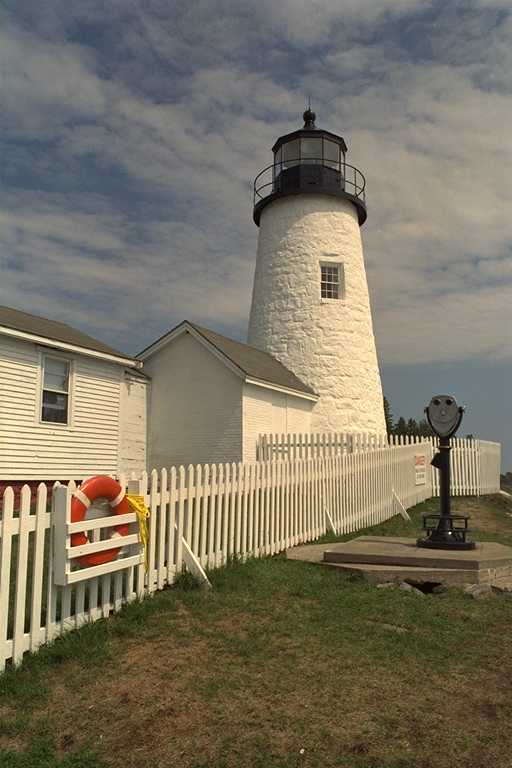
%> input picture ungdung2/ungdung2/kodak/kodim19.png, 512 x 768 px
$ octave --eval "sosanh;"   (GNU Octave 9; MATLAB toolbox functions it lacks are replaced by stand-ins)
%> lines starting %> are read from the running program, lines starting %| are printed output that depends on the picture
function sosanh
close all;
i = imread('kodim19.png');
%> i is the input picture: size 768x512x3 uint8; mean R, G, B 122.5, 115.5, 98.2
i = double(i);
%> i: size 768x512x3 double
[m,n,~] = size(i);
%> m = 768; n = 512
%tao CFA mau do: [ RxRx , xxxx, RxRx]
mR = zeros(m,n);
mR(1:2:end,1:2:end) = 1;
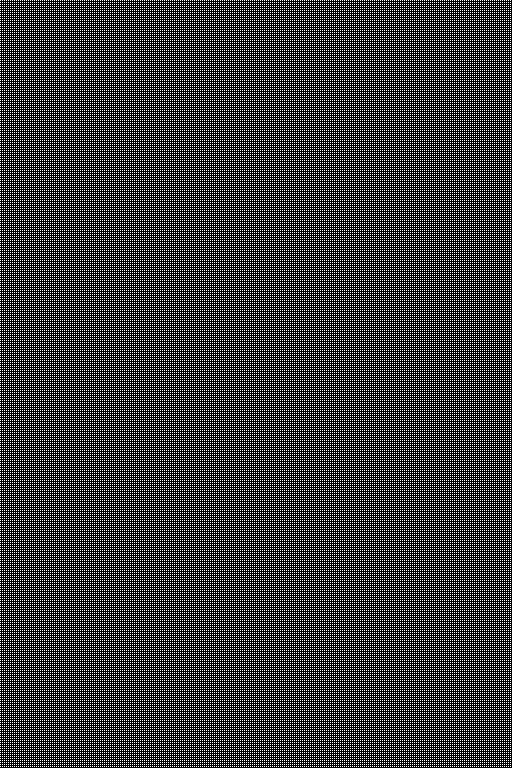
%> mR: size 768x512 double; values 0 (black) and 1 (white), 25% white in thin lines or dots
mB = zeros(m,n);
mB(2:2:end,2:2:end) = 1;
mG = 1 - mR - mB;
jm = i(:,:,1).*mR + i(:,:,2).*mG + i(:,:,3).*mB;
jc = i;
jc(:,:,1) = jc(:,:,1).*mR;
jc(:,:,2) = jc(:,:,2).*mG;
jc(:,:,3) = jc(:,:,3).*mB;
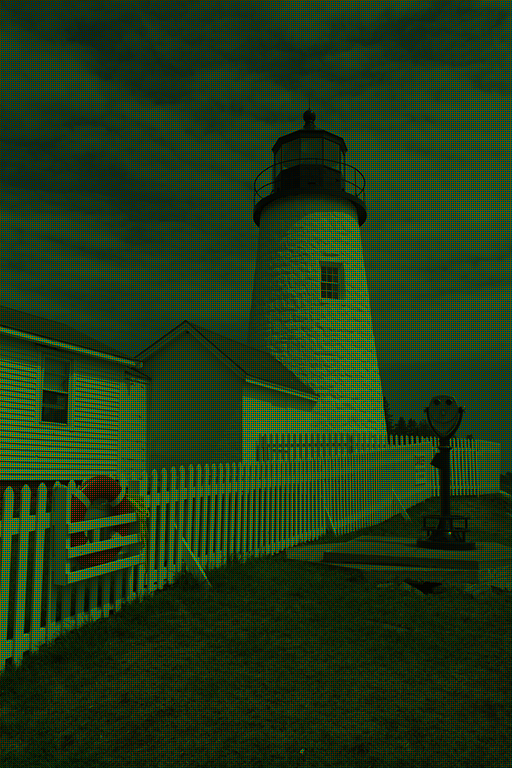
%> jc: size 768x512x3 double; mean R, G, B 30.7, 57.8, 24.6
yhiendai = hiendai(jm, mR, mB, mG);
ytruyenthong = truyenthong(jc);
psnrTT = psnr(ytruyenthong,i)
ssimTT = ssim(ytruyenthong,i)
psnrHD = psnr(yhiendai,i)
ssimHD = ssim(yhiendai,i)
figure,
subplot(221); imshow(uint8(jc));
title('mosaic image');
subplot(222); imshow(uint8(jm));
title('mosaic image real');
subplot(223); imshow(uint8(yhiendai));
title('hien dai');
subplot(224); imshow(uint8(ytruyenthong));
title('truyenthong');
figure
imshowpair(uint8(yhiendai), uint8(ytruyenthong), 'montage');
end

function y = hiendai(jm,mR,mB,mG)
[m,n,~] = size(jm);
%> m = 768; n = 512
f = [ -2 3 -6 3 -2;
    3 4 2 4 3;
    -6 2 48 2 -6;
    3 4 2 4 3;
    -2 3 -6 3 -2] /64;
lum = conv2(jm,f,'same');
chr = jm - lum;
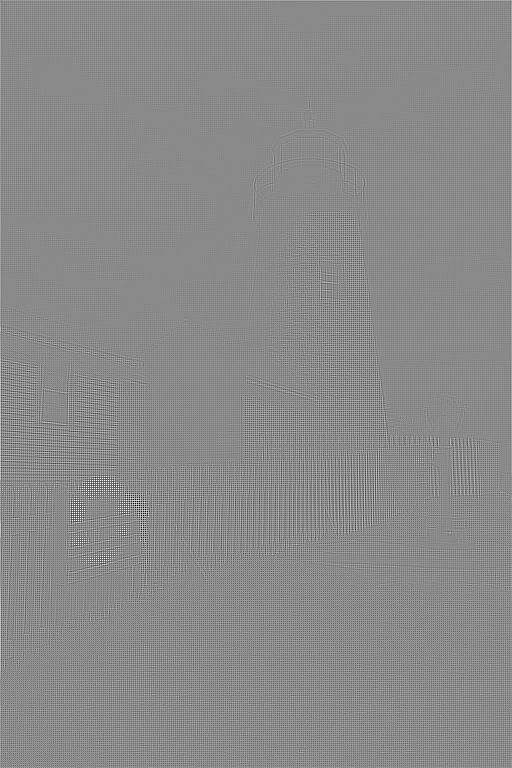
%> chr: size 768x512 double; min -130.1, max 110.4, mean 0.1; drawn with min black and max white
chr1 =  chr .* mR;
chr2 =  chr .* mG;
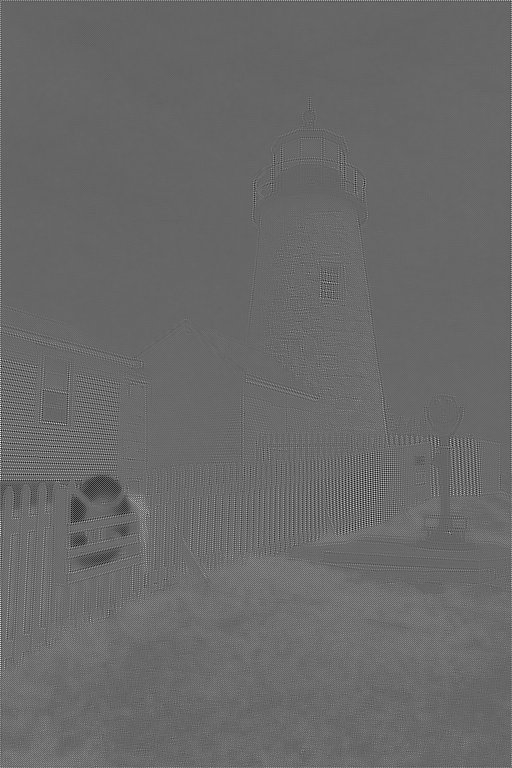
%> chr2: size 768x512 double; min -38.88, max 58.03, mean 1.3; drawn with min black and max white
chr3 =  chr .* mB;
fRB = [1 2 1; 2 4 2; 1 2 1]* 1/4;
fG = [0 1 0; 1 4 1; 0 1 0] * 1/4;
chr1 = conv2(chr1,double(fRB),'same');
chr2 = conv2(chr2,double(fG),'same');
chr3 = conv2(chr3,double(fRB), 'same');
chr1 = chr1 + lum; chr2 = chr2 + lum; chr3 = chr3 + lum;
%> after `chr1 = chr1 + lum`:
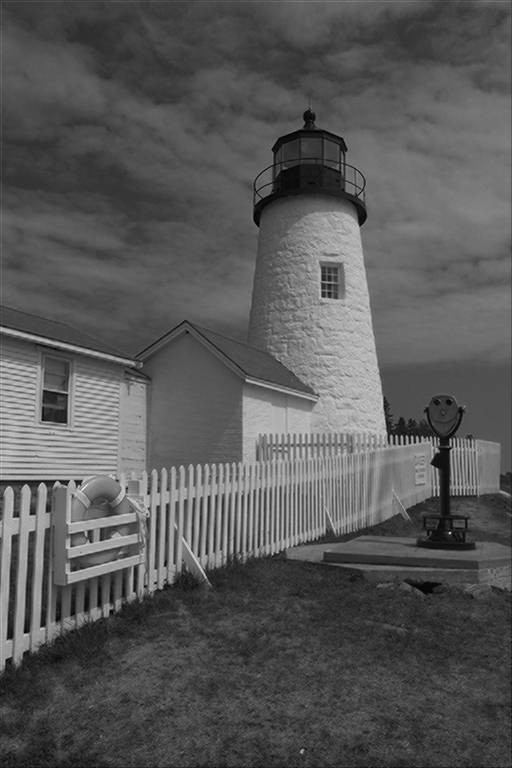
%> chr1: size 768x512 double; min 0.375, max 352.2, mean 122.6; drawn with min black and max white
y = zeros(m,n,3);
y(:,:,1) = chr1; y(:,:,2) = chr2; y(:,:,3) = chr3;
end

function y = truyenthong(jc)
fRB = [1 2 1; 2 4 2; 1 2 1]* 1/4;
fG = [0 1 0; 1 4 1; 0 1 0] * 1/4;
yR = conv2(double(jc(:,:,1)),double(fRB));
yG = conv2(double(jc(:,:,2)),double(fG));
yB = conv2(double(jc(:,:,3)),double(fRB));
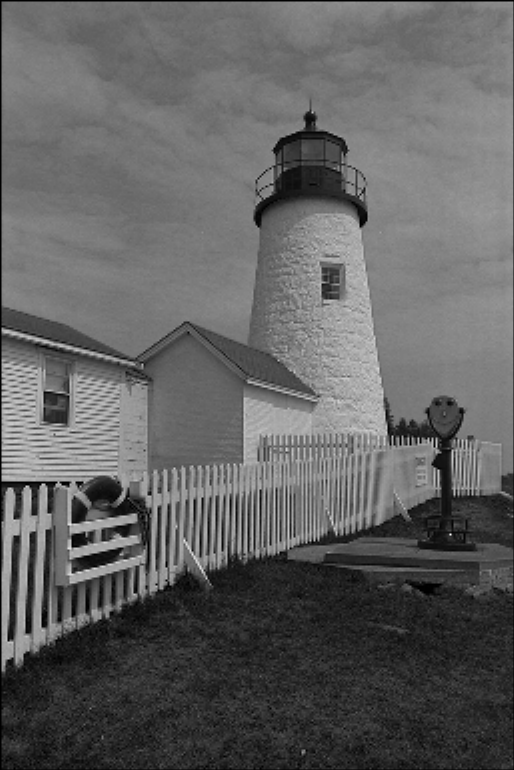
%> yB: size 770x514 double; min 0, max 255, mean 97.7
[m,n] = size(yR);
%> m = 770; n = 514
y = jc;
y(:,:,1) = yR(2:m-1,2:n-1);
y(:,:,2) = yG(2:m-1,2:n-1);
y(:,:,3) = yB(2:m-1,2:n-1);
end
%> in sosanh, `psnrTT = psnr(ytruyenthong,i)`: psnrTT = -20.29
%> in sosanh, `ssimTT = ssim(ytruyenthong,i)`: ssimTT = 0.9
%> in sosanh, `psnrHD = psnr(yhiendai,i)`: psnrHD = -14.39
%> in sosanh, `ssimHD = ssim(yhiendai,i)`: ssimHD = 0.964
%> in sosanh, `imshowpair(uint8(yhiendai), uint8(ytruyenthong), 'montage');`:
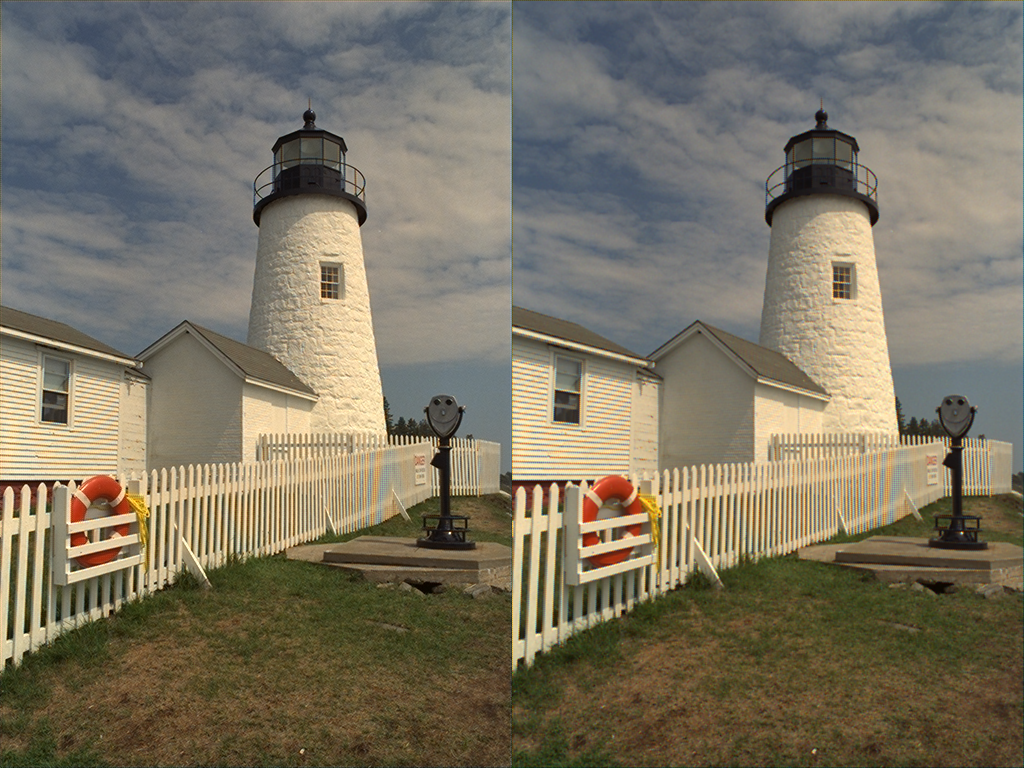
%> displayed picture: size 768x1024x3, on the screen's scale of 0 to 255; mean R, G, B 122.6, 115.6, 98.4

$ run again, with ungdung2/ungdung2/kodak/kodim01.png copied over ungdung2/ungdung2/kodak/kodim19.png
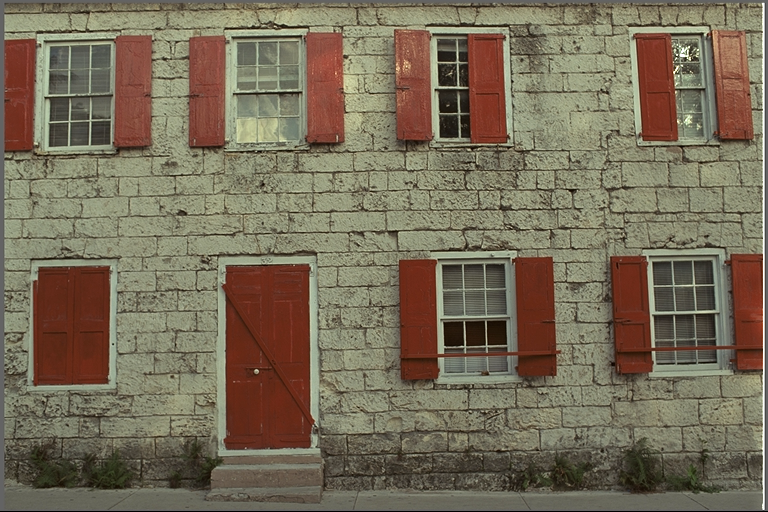
%> input picture ungdung2/ungdung2/kodak/kodim01.png, 768 x 512 px
%> in sosanh, i is the input picture: size 512x768x3 uint8; mean R, G, B 119.8, 108.7, 88.4
%> i: size 512x768x3 double
%> in sosanh, `mR(1:2:end,1:2:end) = 1;`:
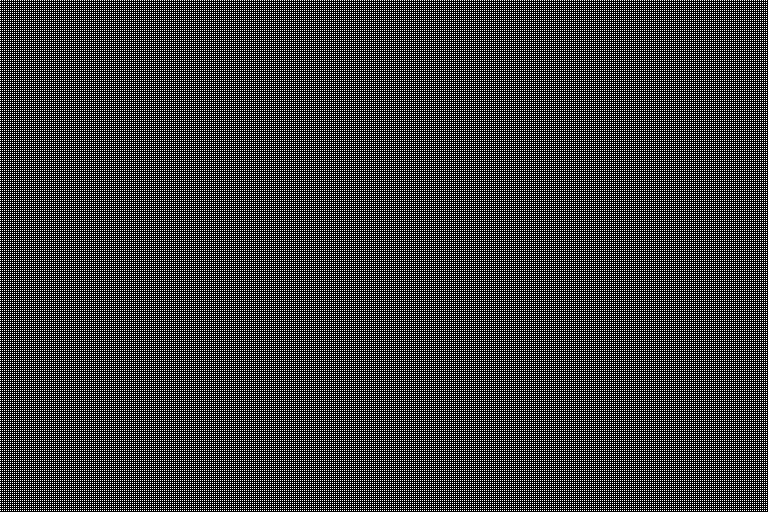
%> mR: size 512x768 double; values 0 (black) and 1 (white), 25% white in thin lines or dots
%> psnrTT = -22.09
%> ssimTT = 0.847
%> psnrHD = -15.54
%> ssimHD = 0.965
%> in sosanh, `imshowpair(uint8(yhiendai), uint8(ytruyenthong), 'montage');`:
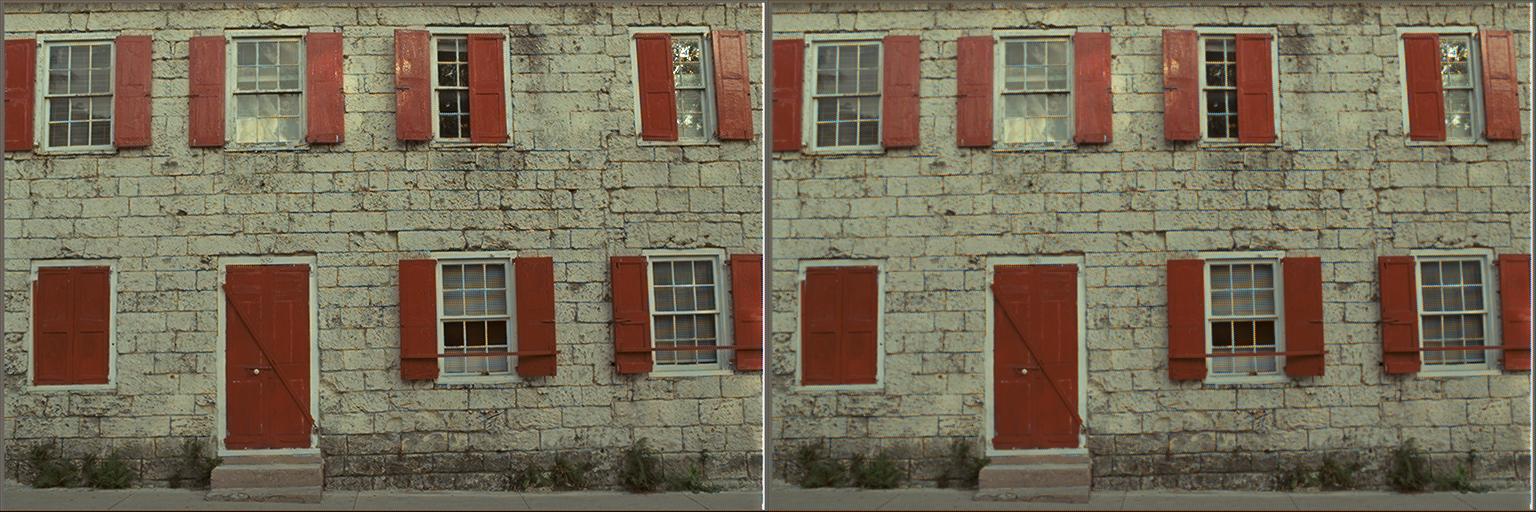
%> displayed picture: size 512x1536x3, on the screen's scale of 0 to 255; mean R, G, B 119.6, 108.6, 88.3

$ run again, with ungdung2/ungdung2/kodak/kodim02.png copied over ungdung2/ungdung2/kodak/kodim19.png
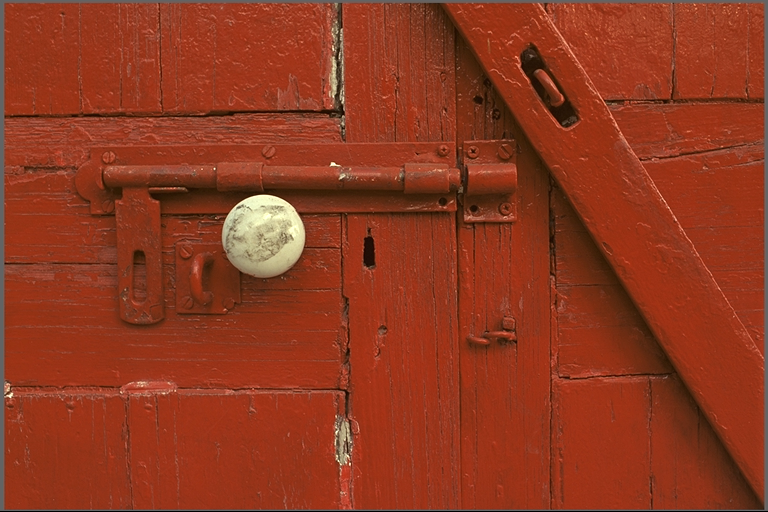
%> input picture ungdung2/ungdung2/kodak/kodim02.png, 768 x 512 px
%> in sosanh, i is the input picture: size 512x768x3 uint8; mean R, G, B 142.9, 56.4, 31.2
%> i: size 512x768x3 double
%> in sosanh, `mR(1:2:end,1:2:end) = 1;`:
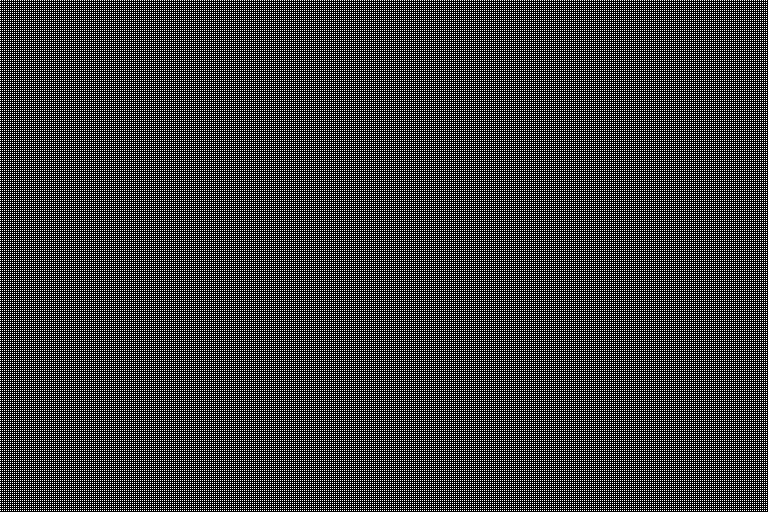
%> mR: size 512x768 double; values 0 (black) and 1 (white), 25% white in thin lines or dots
%> psnrTT = -16
%> ssimTT = 0.984
%> psnrHD = -12.33
%> ssimHD = 0.992
%> in sosanh, `imshowpair(uint8(yhiendai), uint8(ytruyenthong), 'montage');`:
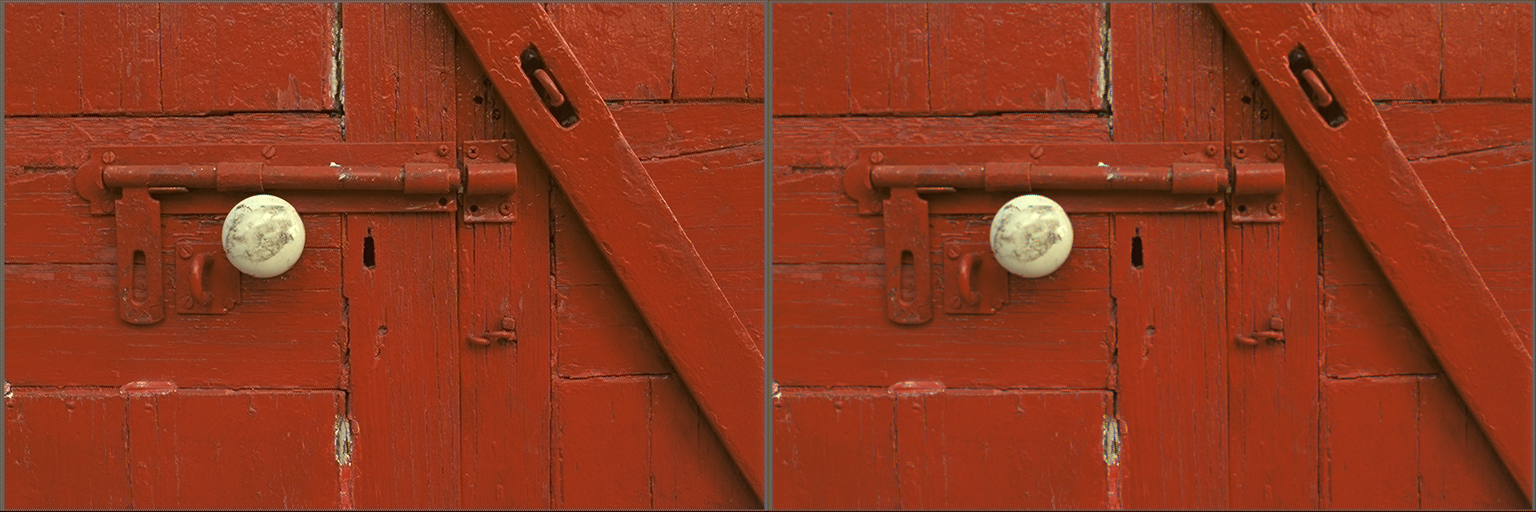
%> displayed picture: size 512x1536x3, on the screen's scale of 0 to 255; mean R, G, B 142.8, 56.2, 31
